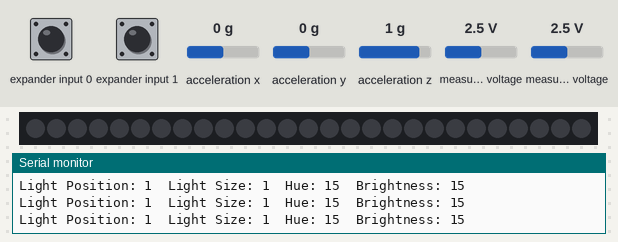
The sketch below on a simulated ESP8266 (NodeMCU). Parts: 27 RGB LEDs in strip order, left to right, the last lines printed to the serial monitor. Wiring (inferred from the names in the program): Wii Nunchuk at I2C address 0x52. The test bench sets the inputs (shaded band); at power-on: expander input 0 HIGH, measured voltage 2.5 V, expander input 1 HIGH, acceleration x 0 g, acceleration y 0 g, acceleration z 1 g. Dim RGB values are drawn brighter than linear.

Above: at 1.2 s.
1.3 s: expander input 0 pulled LOW for 1 s
3.8 s: expander input 0 pulled LOW for 0.15 s
5.5 s: measured voltage (sensor 201) set to 2.8 V
7.0 s: measured voltage (sensor 201) set to 3.1 V
At 9.9 s:
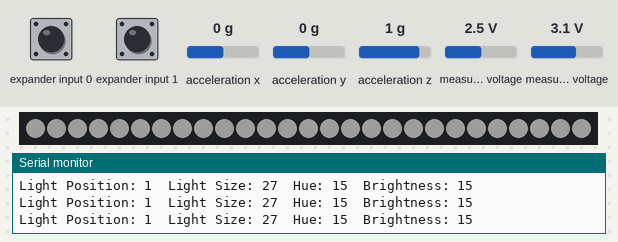
10.0 s: measured voltage (sensor 200) set to 2.8 V
12.4 s: measured voltage (sensor 200) set to 3.1 V
At 15.8 s:
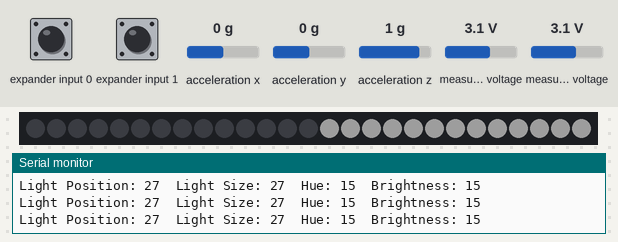
Timing chart, 0 to 16.1 s (numbered marks = the images above; inputs shaded):
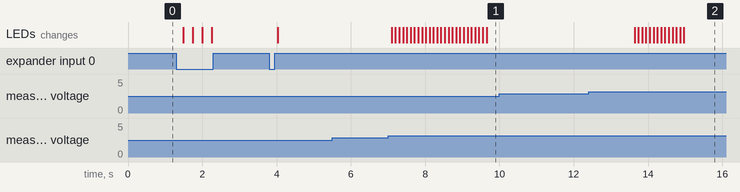

Measured:
- the behaviour switches between 2.9 and 3 V on measured voltage (sensor 201) (found by bisection; images 0 and 1)
- the behaviour switches between 2.9 and 3 V on measured voltage (sensor 200) (found by bisection; images 1 and 2)
- after the input at 7.0 s, the LEDs: first change after 0.10 s (image 1 shows a later state)
- after the input at 12.4 s, the LEDs: first change after 1.2 s (image 2 shows a later state)

The sketch:

Nunchuck_Control.ino
```cpp
#include <Wire.h>
#include <Adafruit_NeoPixel.h>

#define NUMPIXELS 27
#define LED_PIN D6
Adafruit_NeoPixel strip(NUMPIXELS, LED_PIN, NEO_GRB +NEO_KHZ800);

static uint8_t nunchuck_buf[6];   // array to store nunchuck data
int lightPos = 1;
int lightHue = 15;
int lightSize = 1;
int lightBrightness = 15;
int lightSat = 0;
boolean ONOFF = 0;

void setup()
{
  Serial.begin(115200);

  strip.begin();
  strip.show();
  strip.setBrightness(50);

  strip.fill(strip.Color(255, 0, 255));
  strip.show();

  nunchuck_init(); // send the initilization handshake
  Serial.print ("Finished setup\n");
}

void loop()
{
  nunchuck_get_data();
  //nunchuck_print_data();
  nunchuck_parse_data();
  nunchuck_print_parsed_data();
  updateLights();
  delay(100);
}

void updateLights(){
  strip.clear();
  int indexStart = lightPos - (lightSize / 2);
  int stripLength = lightSize;
  if(indexStart < 0){
    indexStart = 0;
  }
  if((indexStart + stripLength) > NUMPIXELS){
    stripLength = 0;
  }
  strip.fill(strip.ColorHSV((lightHue * 2621), lightSat, (lightBrightness * 10)), indexStart, stripLength);
  if(!ONOFF){
    strip.clear();
  }
  strip.show();
}

void nunchuck_init()
{
  Wire.begin();                      // join i2c bus as master
  Wire.beginTransmission(0x52);     // transmit to device 0x52
  Wire.write(0x40);            // sends memory address
  Wire.write(0x00);            // sends sent a zero.
  Wire.endTransmission();     // stop transmitting
}

void nunchuck_send_request()
{
  Wire.beginTransmission(0x52);     // transmit to device 0x52
  Wire.write(0x00);            // sends one byte
  Wire.endTransmission();     // stop transmitting
}

int nunchuck_get_data()
{
    int cnt=0;
    Wire.requestFrom (0x52, 6);
    while (Wire.available ()) {
      // receive byte as an integer
      nunchuck_buf[cnt] = nunchuk_decode_byte(Wire.read());
      cnt++;
    }
    nunchuck_send_request();  // send request for next data payload
    // print once 6 bytes are recieved
    if (cnt >= 5) {
     return 1;   // success
    }
    return 0; //failure
}

void nunchuck_parse_data(){

  if((nunchuck_buf[5] >> 1) & 1){
    if(nunchuck_buf[0] < 100 && lightPos > 1){
      lightPos--;
    }else if(nunchuck_buf[0] > 150 && lightPos < NUMPIXELS){
      lightPos++;
    }
    if(nunchuck_buf[1] < 100 && lightSize > 1){
      lightSize--;
    }else if(nunchuck_buf[1] > 150 && lightSize < NUMPIXELS){
      lightSize++;
    }

    if((nunchuck_buf[5] >> 0) & 1){
    //z not pressed
    }else{
      if(ONOFF){
        ONOFF = false;
      }else if(!ONOFF){
        ONOFF = true;
      }
      delay(150);
      Serial.print("-------------------------------------------------");

    }

  }else{
    if(nunchuck_buf[0] < 100 && lightHue > 1){
      lightSat = 255;
      lightHue--;
    }else if(nunchuck_buf[0] > 150 && lightHue < 25){
      lightSat = 255;
      lightHue++;
    }
    if(nunchuck_buf[1] < 100 && lightBrightness > 1){
      lightBrightness--;
    }else if(nunchuck_buf[1] > 150 && lightBrightness < 25){
      lightBrightness++;
    }

    if((nunchuck_buf[5] >> 0) & 1){
      //z not pressed
    }else{
      lightSat = 0;
      lightSize = NUMPIXELS;
      lightPos = NUMPIXELS / 2;
      lightBrightness = 250;

      delay(150);
    }
  }
}

void nunchuck_print_parsed_data(){
  Serial.print("Light Position: ");
  Serial.print(lightPos);
  Serial.print("  Light Size: ");
  Serial.print(lightSize);

  Serial.print("  Hue: ");
  Serial.print(lightHue);
  Serial.print("  Brightness: ");
  Serial.print(lightBrightness);
  Serial.print("\r\n");  // newline
}

void nunchuck_print_data()
{
  int joy_x_axis = nunchuck_buf[0];
  int joy_y_axis = nunchuck_buf[1];

  int accel_x_axis = nunchuck_buf[2]; // * 2 * 2;
  int accel_y_axis = nunchuck_buf[3]; // * 2 * 2;
  int accel_z_axis = nunchuck_buf[4]; // * 2 * 2;


  int z_button = 0;
  int c_button = 0;

  // byte nunchuck_buf[5] contains bits for z and c buttons
  // it also contains the least significant bits for the accelerometer data
  // so we have to check each bit of byte outbuf[5]
  if ((nunchuck_buf[5] >> 0) & 1)
    z_button = 1;
  if ((nunchuck_buf[5] >> 1) & 1)
    c_button = 1;

  if ((nunchuck_buf[5] >> 2) & 1)
    accel_x_axis += 2;
  if ((nunchuck_buf[5] >> 3) & 1)
    accel_x_axis += 1;

  if ((nunchuck_buf[5] >> 4) & 1)
    accel_y_axis += 2;
  if ((nunchuck_buf[5] >> 5) & 1)
    accel_y_axis += 1;

  if ((nunchuck_buf[5] >> 6) & 1)
    accel_z_axis += 2;
  if ((nunchuck_buf[5] >> 7) & 1)
    accel_z_axis += 1;

  Serial.print("joy:");
  Serial.print(joy_x_axis,DEC);
  Serial.print(",");
  Serial.print(joy_y_axis, DEC);
  Serial.print("  \t");

  Serial.print("acc:");
  Serial.print(accel_x_axis, DEC);
  Serial.print(",");
  Serial.print(accel_y_axis, DEC);
  Serial.print(",");
  Serial.print(accel_z_axis, DEC);
  Serial.print("\t");

  Serial.print("but:");
  Serial.print(z_button, DEC);
  Serial.print(",");
  Serial.print(c_button, DEC);

  Serial.print("\r\n");  // newline
}

// Encode data to format that most wiimote drivers except
// only needed if you use one of the regular wiimote drivers
char nunchuk_decode_byte (char x)
{
  x = (x ^ 0x17) + 0x17;
  return x;
}
```
